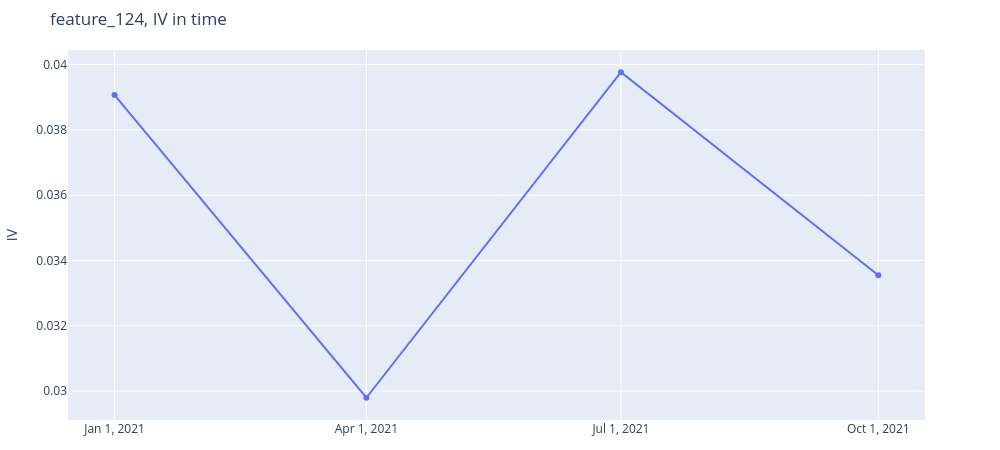
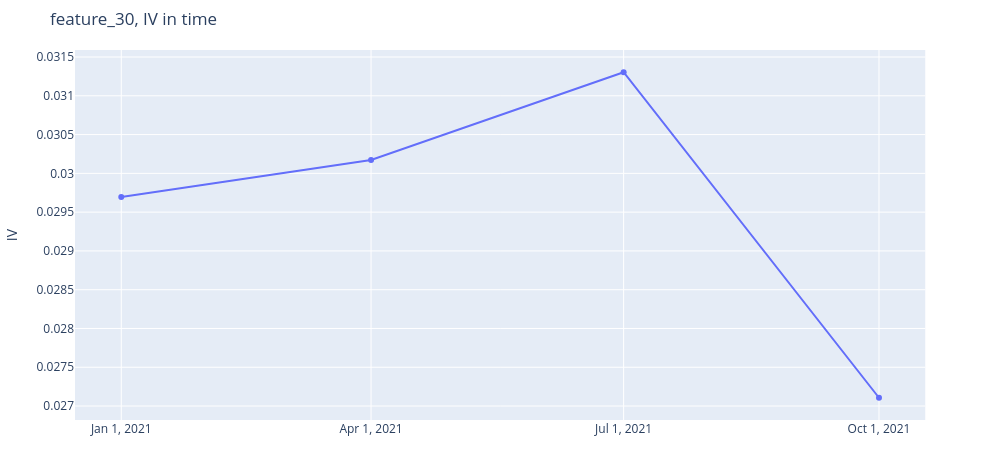
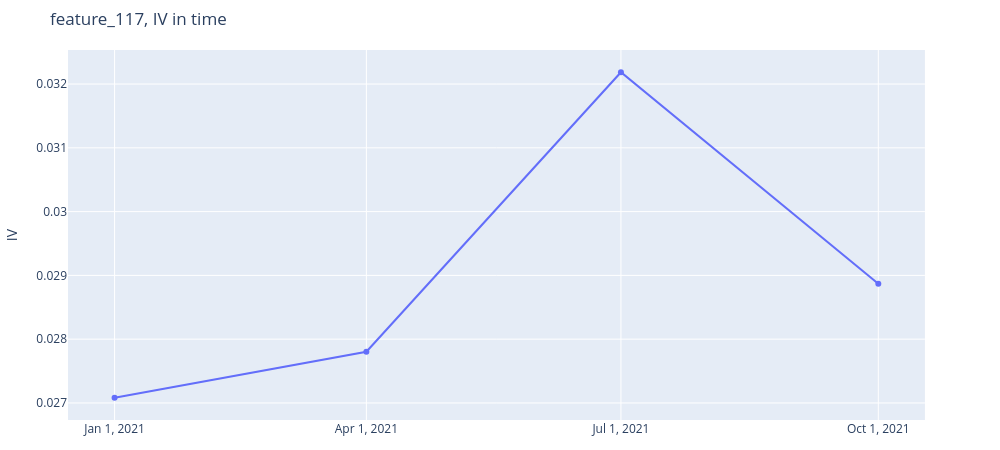
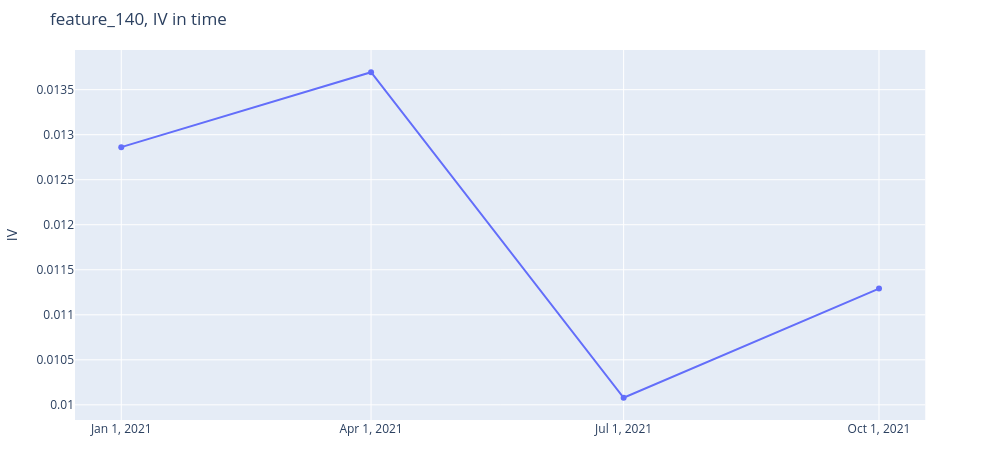

The notebook cell these images were saved under, in order:
### Code cell
for feature in top_15_features: 
    plot_metric_time(train_data_df[feature], target_train, train_data_df['quarter'])

### Figure 1 — Plotly figure (JSON) as saved in the notebook; plotly's stock layout.template omitted (floating-point values rounded to 4 significant figures)
{"data": [{"mode": "markers+lines", "name": "feature_124", "type": "scatter", "x": ["2021-01-01T00:00:00", "2021-04-01T00:00:00", "2021-07-01T00:00:00", "2021-10-01T00:00:00"], "y": [0.03907, 0.0298, 0.03977, 0.03355]}], "layout": {"height": 450, "margin": {"b": 30, "l": 30, "r": 30, "t": 50}, "title": {"text": "feature_124, IV in time"}, "width": 1000, "xaxis": {"domain": [0, 0.95], "showgrid": true, "tickvals": ["2021-01-01T00:00:00", "2021-04-01T00:00:00", "2021-07-01T00:00:00", "2021-10-01T00:00:00"]}, "yaxis": {"title": {"text": "IV"}}}}

### Figure 2 — Plotly figure (JSON) as saved in the notebook; plotly's stock layout.template omitted (floating-point values rounded to 4 significant figures)
{"data": [{"mode": "markers+lines", "name": "feature_30", "type": "scatter", "x": ["2021-01-01T00:00:00", "2021-04-01T00:00:00", "2021-07-01T00:00:00", "2021-10-01T00:00:00"], "y": [0.0297, 0.03017, 0.0313, 0.02711]}], "layout": {"height": 450, "margin": {"b": 30, "l": 30, "r": 30, "t": 50}, "title": {"text": "feature_30, IV in time"}, "width": 1000, "xaxis": {"domain": [0, 0.95], "showgrid": true, "tickvals": ["2021-01-01T00:00:00", "2021-04-01T00:00:00", "2021-07-01T00:00:00", "2021-10-01T00:00:00"]}, "yaxis": {"title": {"text": "IV"}}}}

### Figure 3 — Plotly figure (JSON) as saved in the notebook; plotly's stock layout.template omitted (floating-point values rounded to 4 significant figures)
{"data": [{"mode": "markers+lines", "name": "feature_117", "type": "scatter", "x": ["2021-01-01T00:00:00", "2021-04-01T00:00:00", "2021-07-01T00:00:00", "2021-10-01T00:00:00"], "y": [0.02708, 0.0278, 0.03219, 0.02887]}], "layout": {"height": 450, "margin": {"b": 30, "l": 30, "r": 30, "t": 50}, "title": {"text": "feature_117, IV in time"}, "width": 1000, "xaxis": {"domain": [0, 0.95], "showgrid": true, "tickvals": ["2021-01-01T00:00:00", "2021-04-01T00:00:00", "2021-07-01T00:00:00", "2021-10-01T00:00:00"]}, "yaxis": {"title": {"text": "IV"}}}}

### Figure 4 — Plotly figure (JSON) as saved in the notebook; plotly's stock layout.template omitted (floating-point values rounded to 4 significant figures)
{"data": [{"mode": "markers+lines", "name": "feature_140", "type": "scatter", "x": ["2021-01-01T00:00:00", "2021-04-01T00:00:00", "2021-07-01T00:00:00", "2021-10-01T00:00:00"], "y": [0.01286, 0.01369, 0.01008, 0.01129]}], "layout": {"height": 450, "margin": {"b": 30, "l": 30, "r": 30, "t": 50}, "title": {"text": "feature_140, IV in time"}, "width": 1000, "xaxis": {"domain": [0, 0.95], "showgrid": true, "tickvals": ["2021-01-01T00:00:00", "2021-04-01T00:00:00", "2021-07-01T00:00:00", "2021-10-01T00:00:00"]}, "yaxis": {"title": {"text": "IV"}}}}
